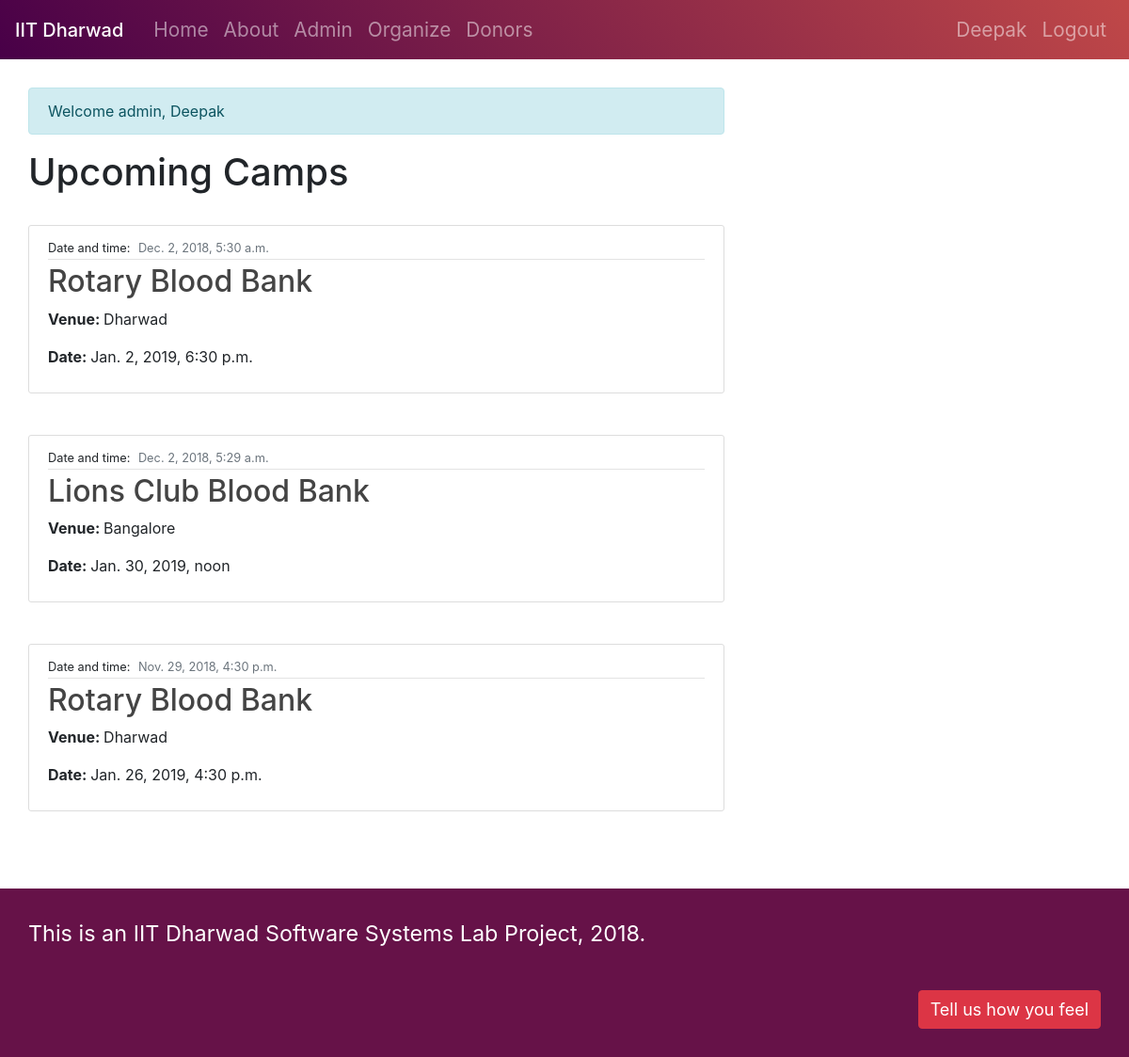
The app's page / (signed in) with its own data.
### blog/models.py (models this page shows, shortened)
class Post(models.Model):
	title = models.CharField(max_length = 100)
	content = models.TextField()
	date_posted = models.DateTimeField(default = timezone.now)
	event_date = models.DateTimeField(default = timezone.now)
	author = models.ForeignKey(User, on_delete = models.CASCADE)
	venue = models.CharField(default = 'Dharwad', max_length = 50)

### blog/views.py (the view)
# urls.py: path('', views.home , name='blog-home'),
def home(request):
	if request.user.is_authenticated:
		isEle = Eli(request.user)
		if request.method == 'POST':
			form = EnrollForm(request.POST)
			form.instance.user = request.user.id
			if form.is_valid():
				post = Post.objects.get(id = form.instance.event)
				temp = post.event_date.date()
				request.user.profile.last_donated = temp
				request.user.profile.current_event_id = form.instance.event
				request.user.profile.save()
				form.save()
				return redirect('blog-home')
		else:
			form = EnrollForm()
			form.instance.user = request.user.id
		context = {
			'posts': Post.objects.all().order_by("-date_posted").filter(Q(event_date__gte=datetime.now().date())|Q(event_date=None)),
			'isHome': True,
			'form': form,
			'isEle': isEle>=112,
			'daysLeft': 112-isEle
		}
		return render(request, 'blog/home.html', context)
	else:
		context = {
			'posts': Post.objects.all().order_by("-date_posted").filter(Q(event_date__gte=datetime.now().date())|Q(event_date=None)),
		}
		return render(request, 'blog/home.html', context)

### blog/views.py (called while the page is built)
def Eli(x):
	return (datetime.now().date() - x.profile.last_donated).days

### blog/templates/blog/home.html (shortened to what this page needs)
{% extends "blog/base.html" %}
{% load crispy_forms_tags %}
{% block content %}
	<div id="home-mid">
		{% if user.is_staff %}
		<div class="alert alert-info" role="alert">
	  		Welcome admin, {{ user.username }}
		</div>
		{% endif %}
		<h1>Upcoming Camps</h1>
		<br>
		{% for post in posts %}
			<article class="media content-section">
			  <div class="media-body">
			    <div class="article-metadata">
					<small class="mr-1">Date and time:</small>
			      	<small class="text-muted">{{ post.date_posted }}</small>
			    </div>
			    <h2><a class="article-title" href="{% url 'post-detail' post.id %}">{{ post.title }}</a></h2>
			    <p class="article-content"><strong>Venue: </strong>{{ post.venue }}</p>
			    <p class="article-content"><strong>Date: </strong>{{ post.event_date }}</p>
			  </div>
			</article>
			<br>
		{% endfor %}
	</div>
{% endblock content %}

### blog/templates/blog/base.html (shortened to what this page needs)
{% load static %}
<!doctype html>
<html lang="en">
  <head>
    <link rel="stylesheet" href="https://stackpath.bootstrapcdn.com/bootstrap/4.1.3/css/bootstrap.min.css">
    <link rel="stylesheet" href="{%static 'blog/index.css' %}">
  </head>
  <body>
      <div id="total">
          <nav class="navbar navbar-expand-lg navbar-dark">
              <a class="navbar-brand mr-4" href="www.iitdh.ac.in">IIT Dharwad</a>
              <div class="collapse navbar-collapse" id="navbarToggle">
                <div class="navbar-nav mr-auto">
                  <a class="nav-item nav-link" href="{% url 'blog-home' %}">Home</a>
                  <a class="nav-item nav-link" href="{% url 'blog-about' %}">About</a>
                  <a class="nav-item nav-link" href="/admin">Admin</a>
                  {% if user.is_staff %}
                  <a class="nav-item nav-link" href="{% url 'post-create' %}">Organize</a>
                  <a class="nav-item nav-link" href="{% url 'blog-donors' %}">
                  Donors</a>
                  {% endif %}
                </div>
                <div class="navbar-nav">
                  {% if user.is_authenticated %}
                    <a class="nav-item nav-link" href="{% url 'profile' %}">{{ user.username }}</a>
                    <a class="nav-item nav-link" href="{% url 'logout' %}">Logout</a>
                  {% else %}
                      <a class="nav-item nav-link" href="{% url 'login' %}">Login</a>
                      <a class="nav-item nav-link" href="{% url 'register' %}">Register</a>
                    {% endif %}
                </div>
              </div>
          </nav>
      </div>
    {% block content%}{%endblock%}
    <div class="foot">
        <p>This is an IIT Dharwad Software Systems Lab Project, 2018.</p>
        <br>
        <button type="button" class="btn btn-danger">Tell us how you feel</button>
    </div>
  </body>
</html>

### blog/static/blog/index.css (style rules this page uses)
#total { background: linear-gradient(141deg, red 0%, rgb(153, 51, 255) 60%, rgb(0, 128, 192) 75%); background: #C04848; background: -webkit-linear-gradient(to top, #480048, #C04848); background: linear-gradient(51deg, #480048, #C04848); }
#total { width: 100%; display: flex; flex-direction: column; flex-wrap: wrap; }
.foot { margin-top: 0px; background: #661248; display: flex; flex-direction: column; color: white; font-size: 18px; padding: 30px; }
.foot p { font-size: 1.3em; }
.foot button { align-self: flex-end; font-size: 1em; min-height: 40px; max-width: 900px; display: flex; justify-content: center; align-items: center; }
.navbar-brand { font-weight: 500; }
.navbar-dark .navbar-nav .nav-link { font-size: 1.3em; }
nav { width: 100%; margin-bottom: 0; }

### blog/templates/blog/home.html (style rules this page uses)
#home-mid { padding: 30px; max-width: 800px; }
.content-section { background: #ffffff; padding: 10px 20px; border: 1px solid #dddddd; border-radius: 3px; margin-bottom: 20px; }
.article-title { color: #444444; }
.article-content { white-space: pre-line; }
.article-metadata { padding-bottom: 1px; margin-bottom: 4px; border-bottom: 1px solid #e3e3e3 }

### records on screen
Post: date_posted "Dec. 2, 2018, 5:30 a.m.", title "Rotary Blood Bank", venue "Dharwad", event_date "Jan. 2, 2019, 6:30 p.m."
Post: date_posted "Dec. 2, 2018, 5:29 a.m.", title "Lions Club Blood Bank", venue "Bangalore", event_date "Jan. 30, 2019, noon"
Post: date_posted "Nov. 29, 2018, 4:30 p.m.", title "Rotary Blood Bank", venue "Dharwad", event_date "Jan. 26, 2019, 4:30 p.m."

### other values on screen
{{ user.username }} "Deepak"
